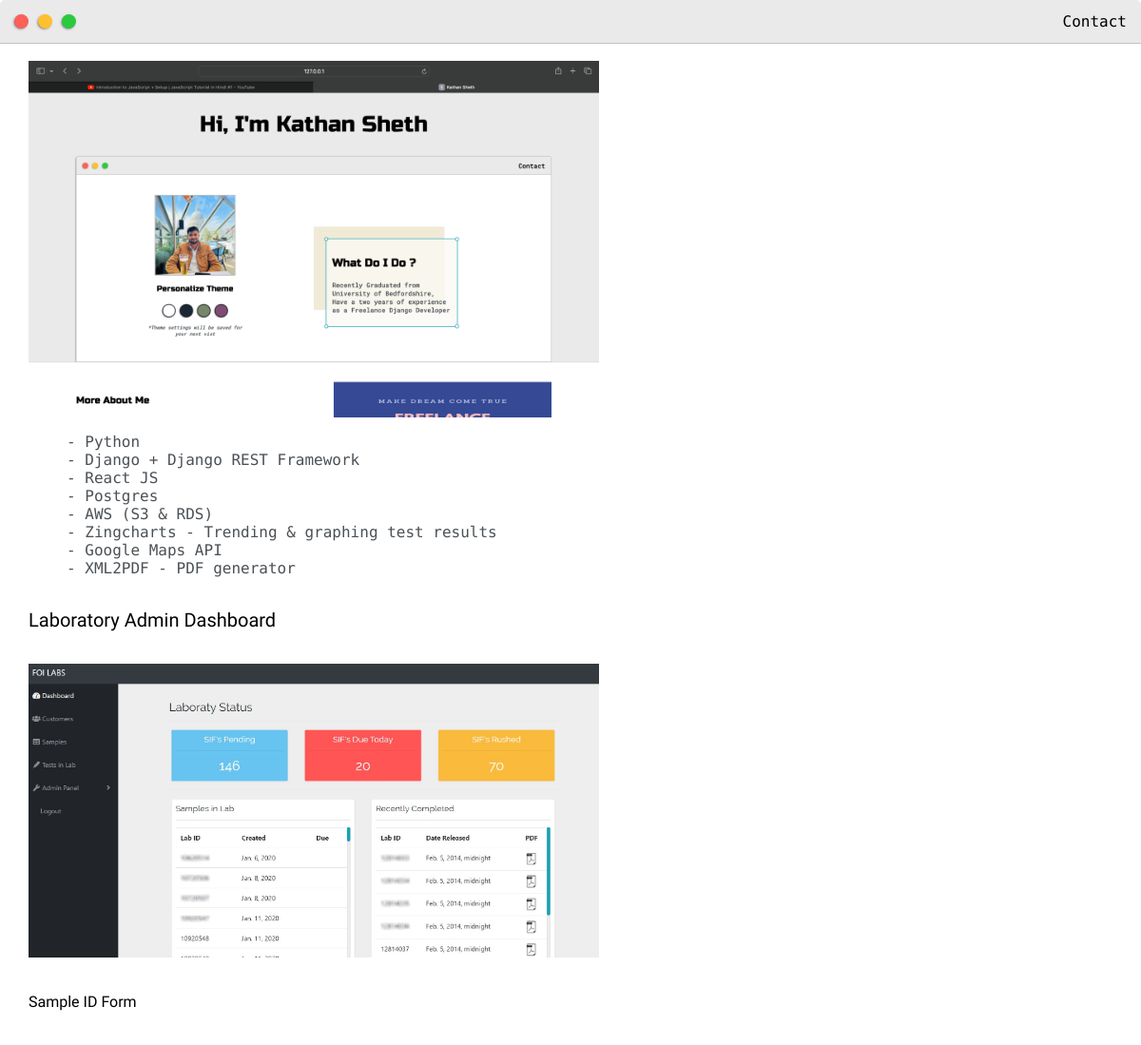
The app's page /post (upper part), older data.
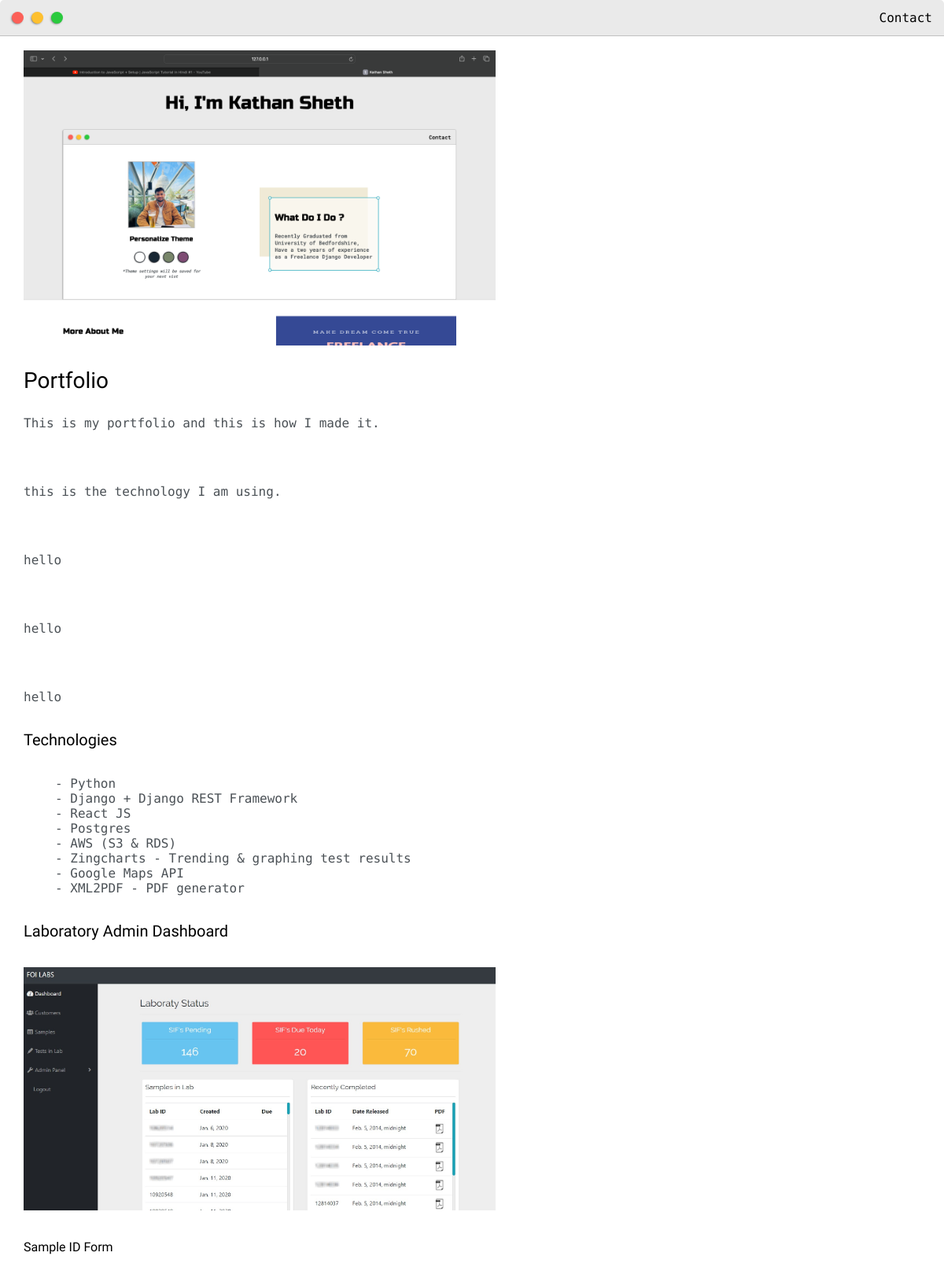
The same page, newer data.
### Home/models.py (models this page shows, shortened)
class Post1(models.Model):
    sno = models.AutoField(primary_key=True)
    title1 = models.CharField(max_length=250)
    title2 = models.CharField(max_length=250)
    description1 = models.CharField(max_length=500)
    description2 = models.CharField(max_length=500)
    description3 = models.CharField(max_length=500)
    description4 = models.CharField(max_length=500)
    description5 = models.CharField(max_length=500)

### Home/views.py (the view)
# urls.py: path('post', views.post, name="post"),
def post(request):
    allPost1 = Post1.objects.all()
    context = {'allPost1':allPost1}
    return render(request, 'post.html', context)

### Home/templates/post.html (shortened to what this page needs)
{% load static %}
<html>
<head>
	<link rel="stylesheet" type="text/css" href="{% static 'default.css' %}">
</head>
<body>
	<div class="nav-wrapper">
		<a href="index.html">
			<div class="dots-wrapper">
				<div id="dot-1" class="browser-dot"></div>
				<div id="dot-2" class="browser-dot"></div>
				<div id="dot-3" class="browser-dot"></div>
			</div>
		</a>
		<ul id="navigation">
			<li><a href="/">Contact</a></li>
		</ul>
	</div>
	<div class="main-container">
		<br>
		<div class="img-container">
			<img src="{% static 'images/pic1.png' %}">
		</div>
		{% for post1 in allPost1 %}
		<h3>{{post1.title1}}</h3>
		<p>{{post1.description1}}</p>
		<br>
		<br>
		<p>{{post1.description2}}</p>
		<br>
		<br>
		<p>{{post1.description3}}</p>
		<br>
		<br>
		<p>{{post1.description4}}</p>
		<br>
		<br>
		<p>{{post1.description5}}</p>
		<h5>{{post1.title2}}</h5>
		{% endfor %}
		<ul>
			<li>- Python</li>
			<li>- Django + Django REST Framework</li>
			<li>- React JS</li>
			<li>- Postgres</li>
			<li>- AWS (S3 & RDS)</li>
			<li>- Zingcharts - Trending & graphing test results</li>
			<li>- Google Maps API</li>
			<li>- XML2PDF - PDF generator</li>
		</ul>
		<h5>Laboratory Admin Dashboard</h5>
		<div class="img-container">
			<img src="{% static 'images/lab-dash.jpg' %}">
		</div>
		<h6>Sample ID Form</h5>
	</div>
</body>
</html>

Row changes from the older to the newer data that the page shows:
added Post1: title1 "Portfolio", description1 "This is my portfolio and this is how I made it.", description2 "this is the technology I am using.", description3 "hello", description4 "hello", description5 "hello", title2 "Technologies"
